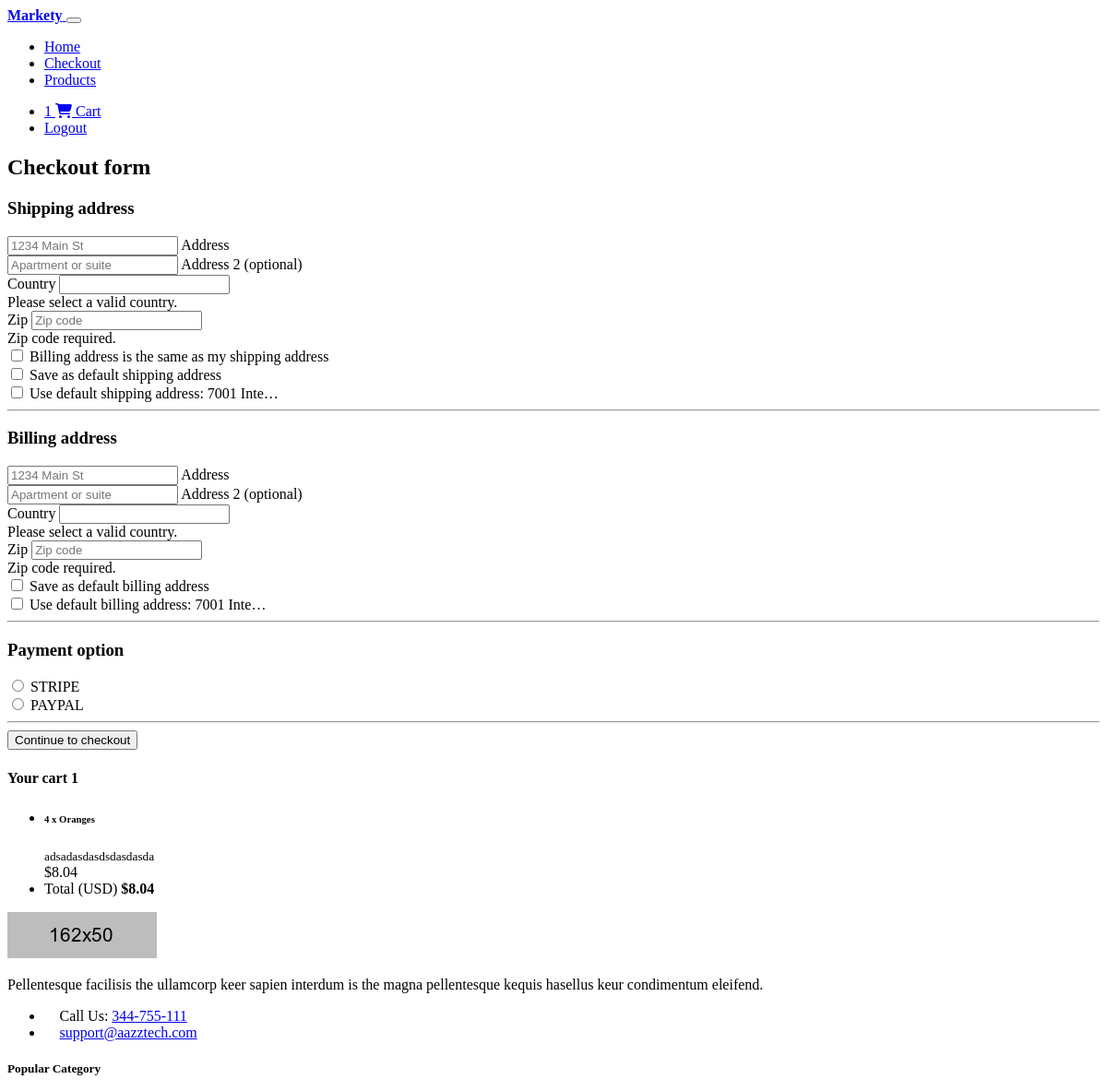
/checkout/ (signed in, upper part), run on an earlier commit of the app's database.
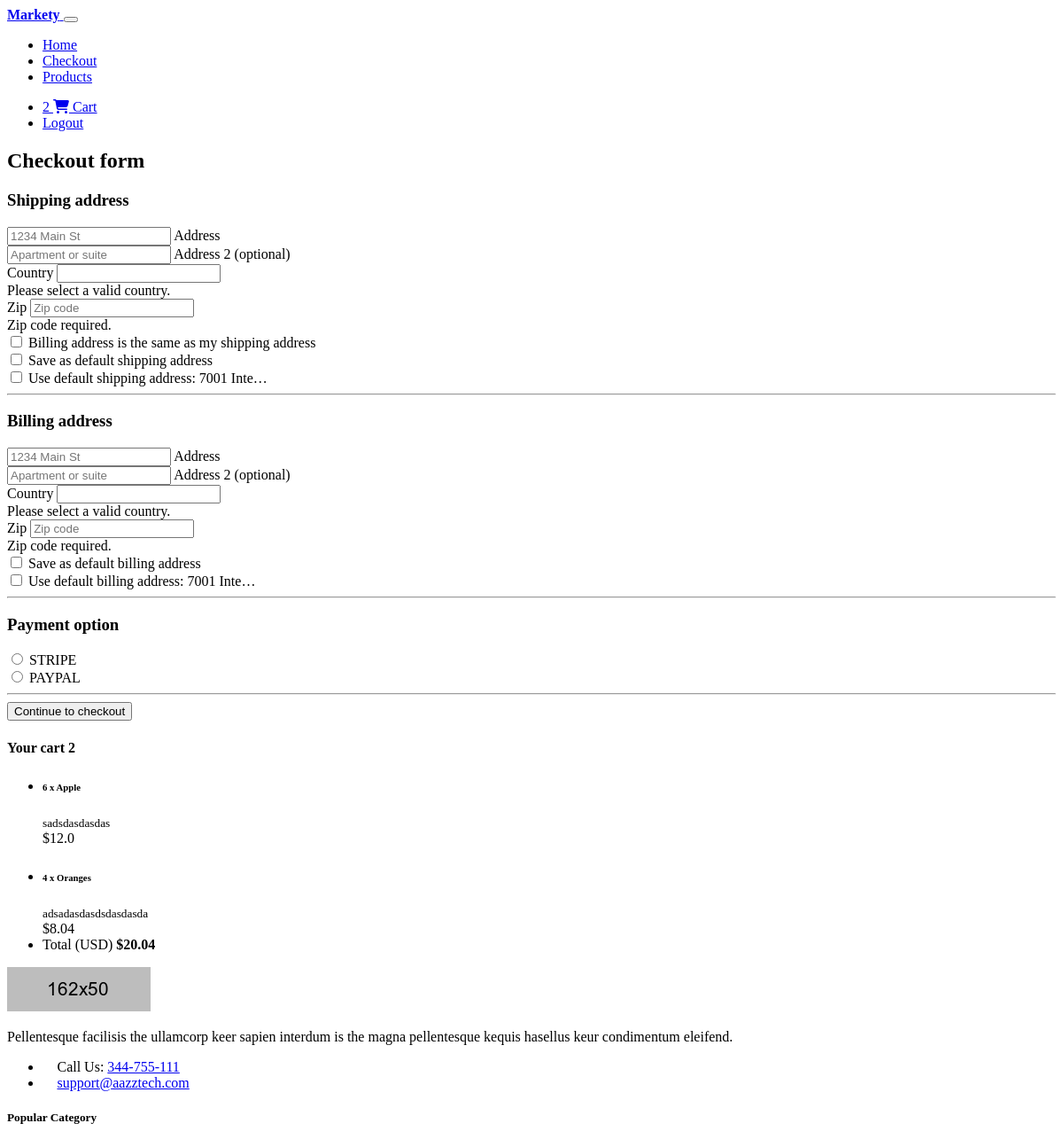
And on a later commit of the database.
### core/models.py (models this page shows, shortened)
class Order(models.Model):
    user = models.ForeignKey(settings.AUTH_USER_MODEL, verbose_name=(""), on_delete=models.CASCADE)
    items = models.ManyToManyField(OrderItem, verbose_name=(""))
    start_date = models.DateTimeField((""), auto_now=False, auto_now_add=True)
    ordered_date = models.DateTimeField((), auto_now=False, auto_now_add=False)
    ordered = models.BooleanField(default=False)
    shipping_address = models.ForeignKey('Address', related_name='shipping_address', on_delete=models.SET_NULL, blank=True, null=True)
    billing_address = models.ForeignKey('Address', related_name='billing_address', on_delete=models.SET_NULL, blank=True, null=True)
    def get_total(self):
        total = 0
        for order_item in self.items.all():
            total += order_item.get_final_price()
        return total

class OrderItem(models.Model):
    user = models.ForeignKey(settings.AUTH_USER_MODEL, on_delete=models.CASCADE)
    ordered = models.BooleanField(default=False)
    item = models.ForeignKey(Item, on_delete=models.CASCADE)
    quantity = models.IntegerField(default=1)
    def get_total_discount_item_price(self):
        return self.quantity * self.item.discount_price
    def get_final_price(self):
        if self.item.discount_price:
            return self.get_total_discount_item_price()
        return self.get_total_item_price()

class Item(models.Model):
    title = models.CharField(max_length=100)
    price = models.FloatField()
    discount_price = models.FloatField(blank=True, null=True)
    category = models.CharField(choices=CATEGORY_CHOICES, max_length=2)
    label = models.CharField(choices=LABEL_CHOICES, max_length=1)
    slug = models.SlugField()
    description = models.TextField()
    image  = models.ImageField()

### core/views.py (the view, shortened to what this page needs)
# urls.py: path('checkout/', CheckoutView.as_view(), name="checkout" ),
class CheckoutView(View):
    def get(self, *args, **kwargs):
        try:
            order = Order.objects.get(user=self.request.user, ordered=False)
            form = CheckoutForm()
            context = {
                'form': form,
                'order': order,
            }
            shipping_address_qs = Address.objects.filter(
                user=self.request.user,
                address_type='S',
                default=True
            )
            if shipping_address_qs.exists():
                context.update(
                    {'default_shipping_address': shipping_address_qs[0]})
            billing_address_qs = Address.objects.filter(
                user=self.request.user,
                address_type='B',
                default=True
            )
            if billing_address_qs.exists():
                context.update(
                    {'default_billing_address': billing_address_qs[0]})
            return render(self.request, "checkout_form.html", context)
        except ObjectDoesNotExist:
            messages.info(self.request, "You do not have an active order")
            return redirect("core:checkout")

### core/forms.py
class CheckoutForm(forms.Form):
    shipping_address = forms.CharField(required=False)
    shipping_address2 = forms.CharField(required=False)
    shipping_country = CountryField(blank_label='(select country)').formfield(
        required=False,
        widget=CountrySelectWidget(attrs={
            'class': 'custom-select d-block w-100',}))
    shipping_zip = forms.CharField(required=False)
    billing_address = forms.CharField(required=False)
    billing_address2 = forms.CharField(required=False)
    billing_country = CountryField(blank_label='(select country)').formfield(
        required=False,
        widget=CountrySelectWidget(attrs={
            'class': 'custom-select d-block w-100',
        }))
    billing_zip = forms.CharField(required=False)
    same_billing_address = forms.BooleanField(required=False)
    set_default_shipping = forms.BooleanField(required=False)
    use_default_shipping = forms.BooleanField(required=False)
    set_default_billing = forms.BooleanField(required=False)
    use_default_billing = forms.BooleanField(required=False)
    payment_option = forms.ChoiceField(
        widget=forms.RadioSelect, choices=PAYMENT_CHOICES)

### core/templates/checkout_form.html (shortened to what the changed rows need)
{% extends "base.html" %}
{% load crispy_forms_tags %}
{% block content %}
    <main >
    <div class="container wow fadeIn">
      <h2 class="my-5 h2 text-center">Checkout form</h2>
      <div class="row">
        <div class="col-md-8 mb-4">
          <div class="card">
            <form method="POST" class="card-body">
              <div class="d-block my-3">
                {% for value, name in form.fields.payment_option.choices %}
                <div class="custom-control custom-radio">
                  <input id="{{ name }}" name="payment_option" value="{{ value }}" type="radio" class="custom-control-input" required>
                  <label class="custom-control-label" for="{{ name }}">{{ name }}</label>
                </div>
                {% endfor %}
              </div>
            </form>
          </div>
        </div>
        <div class="col-md-4 mb-4">
          {% include "order_snippet.html" %}
        </div>
      </div>
    </div>
  </main>
{% endblock content %}

### core/templates/navbar.html (shortened to what this page needs)
{% load cart_template_tags %}
<nav class="navbar fixed-top navbar-expand-lg navbar-light white scrolling-navbar">
    <div class="container">
      <a class="navbar-brand waves-effect" href="/">
        <strong class="blue-text">Markety</strong>
      </a>
      <button class="navbar-toggler" type="button" data-toggle="collapse" data-target="#navbarSupportedContent"
        aria-controls="navbarSupportedContent" aria-expanded="false" aria-label="Toggle navigation">
      </button>
      <div class="collapse navbar-collapse" id="navbarSupportedContent">
        <ul class="navbar-nav mr-auto">
          <li class="nav-item">
            <a class="nav-link waves-effect" href="/">Home
            </a>
          </li>
          <li class="nav-item">
            <a class="nav-link waves-effect" href="/checkout">
            Checkout</a>
          </li>
          <li class="nav-item">
            <a class="nav-link waves-effect" href="/products">
            Products</a>
          </li>
        </ul>
          <ul class="navbar-nav nav-flex-icons">
          {% if request.user.is_authenticated %}
          <li class="nav-item">
            <a href="{% url 'core:order-summary' %}" class="nav-link waves-effect">
              <span class="badge red z-depth-1 mr-1"> {{ request.user|cart_item_count }} </span>
              <i class="fas fa-shopping-cart"></i>
              <span class="clearfix d-none d-sm-inline-block"> Cart </span>
            </a>
          </li>
          <li class="nav-item">
            <a class="nav-link waves-effect" href="{% url 'account_logout' %}">
              <span class="clearfix d-none d-sm-inline-block"> Logout </span>
            </a>
          </li>
          {% endif %}
        </ul>
      </div>
    </div>
  </nav>

### core/templates/order_snippet.html (shortened to what this page needs)
<div class="col-md-12 mb-4">
    <h4 class="d-flex justify-content-between align-items-center mb-3">
    <span class="text-muted">Your cart</span>
    <span class="badge badge-secondary badge-pill">{{ order.items.count }}</span>
    </h4>
    <ul class="list-group mb-3 z-depth-1">
    {% for order_item in order.items.all %}
    <li class="list-group-item d-flex justify-content-between lh-condensed">
        <div>
        <h6 class="my-0">{{ order_item.quantity }} x {{ order_item.item.title}}</h6>
        <small class="text-muted">{{ order_item.item.description}}</small>
        </div>
        <span class="text-muted">${{ order_item.get_final_price }}</span>
    </li>
    {% endfor %}
    <li class="list-group-item d-flex justify-content-between">
        <span>Total (USD)</span>
        <strong>${{ order.get_total }}</strong>
    </li>
    </ul>
</div>

What changed in the data, as far as the page shows it:
changed through a linked row, Order: items.count "1" → "2"; get_total "8.04" → "20.04"
now on this page (row edited): OrderItem: quantity "6", item "Apple", item.description "sadsdasdasdas", get_final_price "12.0"
Also different on the page:
{{ request.user|cart_item_count }}: "1" → "2"
